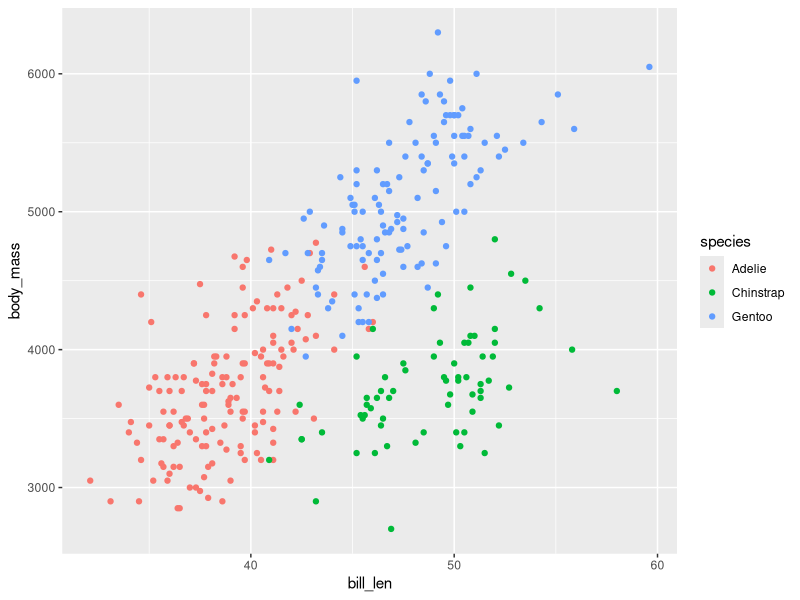

This chart was generated by the following R code:
## ---- chunk 1
library(ggplot2)
library(tidyverse)
## ---- chunk 2
data(penguins)
View(penguins)
summary(penguins)
## ---- chunk 3
ggplot(penguins, aes(x = bill_len, y = body_mass, color = species)) +
    geom_point()
